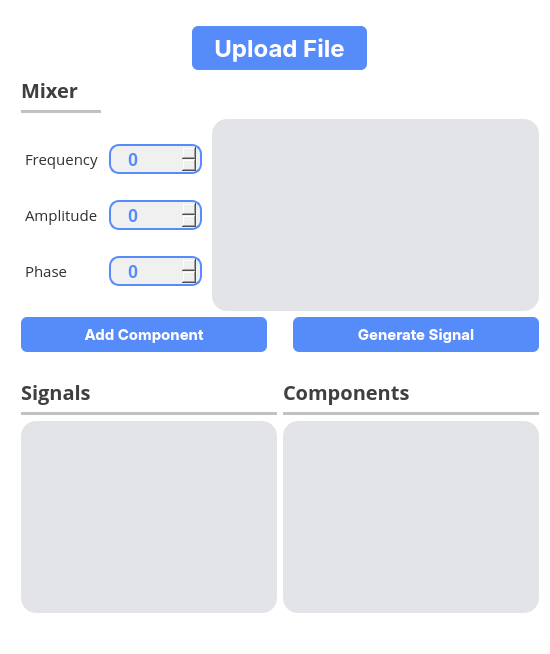
       <widget class="QFrame" name="Lframe">
        <property name="styleSheet">
         <string notr="true">QFrame{
background-color:rgb(255, 255, 255);
border-radius: 15px;
border: none;
}</string>
        </property>
        <property name="frameShape">
         <enum>QFrame::StyledPanel</enum>
        </property>
        <property name="frameShadow">
         <enum>QFrame::Raised</enum>
        </property>
        <layout class="QGridLayout" name="gridLayout_5">
         <item row="0" column="0">
          <layout class="QVBoxLayout" name="verticalLayout_5">
           <property name="leftMargin">
            <number>10</number>
           </property>
           <property name="topMargin">
            <number>15</number>
           </property>
           <property name="rightMargin">
            <number>0</number>
           </property>
           <item alignment="Qt::AlignHCenter">
            <widget class="QPushButton" name="uploadButton">
             <property name="sizePolicy">
              <sizepolicy hsizetype="Maximum" vsizetype="Fixed">
               <horstretch>0</horstretch>
               <verstretch>0</verstretch>
              </sizepolicy>
             </property>
             <property name="font">
              <font>
               <family>-apple-system</family>
               <pointsize>18</pointsize>
               <bold>true</bold>
              </font>
             </property>
             <property name="styleSheet">
              <string notr="true">QPushButton{
  appearance: button;
  backface-visibility: hidden;
  background-color: #568cf9;
  border-radius: 6px;
  border-width: 0;
  box-shadow: rgba(50, 50, 93, .1) 0 0 0 1px inset,rgba(50, 50, 93, .1) 0 2px 5px 0,rgba(0, 0, 0, .07) 0 1px 1px 0;
  box-sizing: border-box;
  color: #fff;
  cursor: pointer;
  font-family: -apple-system,system-ui,&quot;Segoe UI&quot;,Roboto,&quot;Helvetica Neue&quot;,Ubuntu,sans-serif;
  font-size: 100%;
  height: 44px;
  line-height: 1.15;

  outline: none;
  overflow: hidden;
  padding: 0 10px;
  position: relative;
  text-align: center;
  text-transform: none;
  transform: translateZ(0);
  transition: all .2s,box-shadow .08s ease-in;
  touch-action: manipulation;
  width:155px;
}
QPushButton:hover{
background-color: #283999;
}
QPushButton:pressed{
background-color: #1c2973;
}
</string>
             </property>
             <property name="text">
              <string>Upload File</string>
             </property>
             <property name="icon">
              <iconset>
               <normaloff>Icons/upload-square-svgrepo-com.png</normaloff>Icons/upload-square-svgrepo-com.png</iconset>
             </property>
             <property name="iconSize">
              <size>
               <width>25</width>
               <height>25</height>
              </size>
             </property>
             <property name="autoDefault">
              <bool>false</bool>
             </property>
            </widget>
           </item>
           <item>
            <layout class="QVBoxLayout" name="verticalLayout_2">
             <property name="bottomMargin">
              <number>20</number>
             </property>
             <item>
              <widget class="QLabel" name="mixer">
               <property name="font">
                <font>
                 <family>Open Sans</family>
                 <pointsize>-1</pointsize>
                 <bold>true</bold>
                </font>
               </property>
               <property name="styleSheet">
                <string notr="true">color:rgb(63, 63, 63);
font-size:20px;
margin: 0 0 ;</string>
               </property>
               <property name="text">
                <string>Mixer</string>
               </property>
              </widget>
             </item>
             <item>
              <widget class="Line" name="line_14">
               <property name="maximumSize">
                <size>
                 <width>80</width>
                 <height>16777215</height>
                </size>
               </property>
               <property name="styleSheet">
                <string notr="true">/* Line style */

  /* Set the width of the line */
  width: 20px;

  /* Set the height of the line */
  height: 5px;

  /* Set the background color of the line */
  background-color: rgb(193, 193, 193);

  /* Set the border of the line */
  border: 10px;

  /* Set the border radius of the line */
  border-radius:5px;



</string>
               </property>
               <property name="orientation">
                <enum>Qt::Horizontal</enum>
               </property>
              </widget>
             </item>
             <item>
              <layout class="QHBoxLayout" name="horizontalLayout_8" stretch="1,5">
               <property name="spacing">
                <number>5</number>
               </property>
               <property name="rightMargin">
                <number>0</number>
               </property>
               <item>
                <layout class="QVBoxLayout" name="verticalLayout" stretch="0,0,0">
                 <property name="spacing">
                  <number>0</number>
                 </property>
                 <item>
                  <layout class="QHBoxLayout" name="horizontalLayout" stretch="0,0">
                   <property name="spacing">
                    <number>2</number>
                   </property>
                   <item>
                    <widget class="QLabel" name="Frequency">
                     <property name="sizePolicy">
                      <sizepolicy hsizetype="Maximum" vsizetype="Maximum">
                       <horstretch>0</horstretch>
                       <verstretch>0</verstretch>
                      </sizepolicy>
                     </property>
                     <property name="font">
                      <font>
                       <family>Open Sans</family>
                       <pointsize>11</pointsize>
                       <bold>false</bold>
                       <kerning>true</kerning>
                      </font>
                     </property>
                     <property name="styleSheet">
                      <string notr="true">color:rgb(48, 48, 48);
font-weight:10000px;
margin: 5px 0 ;</string>
                     </property>
                     <property name="text">
                      <string>Frequency</string>
                     </property>
                    </widget>
                   </item>
                   <item>
                    <widget class="QSpinBox" name="freqSpinBox">
                     <property name="enabled">
                      <bool>true</bool>
                     </property>
                     <property name="styleSheet">
                      <string notr="true">/* QSpinBox */
QSpinBox {
    background-color: #f0f0f0; /* Light background color */
    color: #568cf9; /* Dark text color */
    border: 2px solid #568cf9; /* Add a border for a modern look */
    border-radius: 10px; /* Slightly rounder corners */
    padding: 3px 8px; /* Increase padding for spacing */
	padding-left: 15px;
	margin: 0 5px;
    font-weight: bold;
    font-size: 18px; /* Adjust font size */
    text-align: center;
	height:20px; 
width: 50px;
}

/* QSpinBox Up Button (on the right) */
QSpinBox::up-button {
	
	image: url(Icons/plus-circle.png);
    border-radius: 50%; /* Round button corners */
    width: 25px;
    height: 25px;
    subcontrol-position: right; /* Place the up-button on the right */
}

/* QSpinBox Down Button (on the left) */
QSpinBox::down-button {
	
	image: url(Icons/minus-circle.png);
    border-radius: 5px; /* Round button corners */
    width: 25px;
    height: 25px;
    subcontrol-position: left; /* Place the down-button on the left */
}

QSpinBox::up-button:hover, QSpinBox::down-button:hover {
    background-color: #9fadfa; /* Change button color on hover */
	 border-radius: 10px;
}
</string>
                     </property>
                    </widget>
                   </item>
                  </layout>
                 </item>
                 <item>
                  <layout class="QHBoxLayout" name="horizontalLayout_6">
                   <property name="spacing">
                    <number>2</number>
                   </property>
                   <item>
                    <widget class="QLabel" name="Amplitude">
                     <property name="sizePolicy">
                      <sizepolicy hsizetype="Maximum" vsizetype="Maximum">
                       <horstretch>0</horstretch>
                       <verstretch>0</verstretch>
                      </sizepolicy>
                     </property>
                     <property name="font">
                      <font>
                       <family>Open Sans</family>
                       <pointsize>11</pointsize>
                       <bold>false</bold>
                      </font>
                     </property>
                     <property name="styleSheet">
                      <string notr="true">color:rgb(48, 48, 48);
font-weight:10000px;
margin: 5px 0 ;</string>
                     </property>
                     <property name="text">
                      <string>Amplitude</string>
                     </property>
                    </widget>
                   </item>
                   <item>
                    <widget class="QSpinBox" name="ampSpinBox">
                     <property name="enabled">
                      <bool>true</bool>
                     </property>
                     <property name="styleSheet">
                      <string notr="true">/* QSpinBox */
QSpinBox {
    background-color: #f0f0f0; /* Light background color */
    color:#568cf9; /* Dark text color */
    border: 2px solid #568cf9; /* Add a border for a modern look */
    border-radius: 10px; /* Slightly rounder corners */
    padding: 3px 8px; /* Increase padding for spacing */
	padding-left: 15px;
	margin: 0 5px;
    font-weight: bold;
    font-size: 18px; /* Adjust font size */
    text-align: center;
	height:20px; 
width: 50px;
}

/* QSpinBox Up Button (on the right) */
QSpinBox::up-button {
	
	image: url(Icons/plus-circle.png);
    border-radius: 50%; /* Round button corners */
    width: 25px;
    height: 25px;
    subcontrol-position: right; /* Place the up-button on the right */
}

/* QSpinBox Down Button (on the left) */
QSpinBox::down-button {
	
	image: url(Icons/minus-circle.png);
    border-radius: 5px; /* Round button corners */
    width: 25px;
    height: 25px;
    subcontrol-position: left; /* Place the down-button on the left */
}

QSpinBox::up-button:hover, QSpinBox::down-button:hover {
    background-color: #9fadfa; /* Change button color on hover */
	 border-radius: 10px;
}
</string>
                     </property>
                    </widget>
                   </item>
                  </layout>
                 </item>
                 <item>
                  <layout class="QHBoxLayout" name="horizontalLayout_7">
                   <property name="spacing">
                    <number>32</number>
                   </property>
                   <item>
                    <widget class="QLabel" name="Phase">
                     <property name="sizePolicy">
                      <sizepolicy hsizetype="Maximum" vsizetype="Maximum">
                       <horstretch>0</horstretch>
                       <verstretch>0</verstretch>
                      </sizepolicy>
                     </property>
                     <property name="minimumSize">
                      <size>
                       <width>0</width>
                       <height>0</height>
                      </size>
                     </property>
                     <property name="font">
                      <font>
                       <family>Open Sans</family>
                       <pointsize>11</pointsize>
                       <bold>false</bold>
                      </font>
                     </property>
                     <property name="styleSheet">
                      <string notr="true">color:rgb(48, 48, 48);
font-weight:10000px;
margin: 5px 0 ;</string>
                     </property>
                     <property name="text">
                      <string>Phase</string>
                     </property>
                    </widget>
                   </item>
                   <item>
                    <widget class="QSpinBox" name="phaseSpinBox">
                     <property name="enabled">
                      <bool>true</bool>
                     </property>
                     <property name="styleSheet">
                      <string notr="true">/* QSpinBox */
QSpinBox {
    background-color: #f0f0f0; /* Light background color */
    color: #568cf9; /* Dark text color */
    border: 2px solid #568cf9; /* Add a border for a modern look */
    border-radius: 10px; /* Slightly rounder corners */
    padding: 3px 8px; /* Increase padding for spacing */
	padding-left: 15px;
	margin: 0 5px;
    font-weight: bold;
    font-size: 18px; /* Adjust font size */
    text-align: center;
	height:20px; 
width: 50px;
}

/* QSpinBox Up Button (on the right) */
QSpinBox::up-button {
	
	image: url(Icons/plus-circle.png);
    border-radius: 50%; /* Round button corners */
    width: 25px;
    height: 25px;
    subcontrol-position: right; /* Place the up-button on the right */
}

/* QSpinBox Down Button (on the left) */
QSpinBox::down-button {
	
	image: url(Icons/minus-circle.png);
    border-radius: 5px; /* Round button corners */
    width: 25px;
    height: 25px;
    subcontrol-position: left; /* Place the down-button on the left */
}

QSpinBox::up-button:hover, QSpinBox::down-button:hover {
    background-color: #9fadfa; /* Change button color on hover */
	 border-radius: 10px;
}
</string>
                     </property>
                    </widget>
                   </item>
                  </layout>
                 </item>
                </layout>
               </item>
               <item>
                <widget class="QListWidget" name="attrList">
                 <property name="minimumSize">
                  <size>
                   <width>200</width>
                   <height>0</height>
                  </size>
                 </property>
                 <property name="styleSheet">
                  <string notr="true">QListWidget {
    background-color: rgb(227, 228, 232); /* Background color of the list widget */
    /*border: 1px solid #c0c0c0; /* Border color and width */
    padding: 5px; /* Padding around the list items */
	border-radius: 15px;
}

QListWidget::item {
    padding: 5px; /* Padding inside each list item */
    border-bottom: 1px solid #c0c0c0; /* Separator between list items */
	color: rgb(0, 0, 0);;
}


QListWidget::item:hover {
    background-color: #595959; /* Background color when hovering over an item */
}
</string>
                 </property>
                </widget>
               </item>
              </layout>
             </item>
             <item>
              <layout class="QHBoxLayout" name="horizontalLayout_2">
               <item>
                <widget class="QPushButton" name="addComponent">
                 <property name="font">
                  <font>
                   <family>-apple-system</family>
                   <pointsize>11</pointsize>
                   <bold>true</bold>
                  </font>
                 </property>
                 <property name="styleSheet">
                  <string notr="true">QPushButton{
  appearance: button;
  backface-visibility: hidden;
  background-color: #568cf9;
  border-radius: 6px;
  border-width: 0;
  box-shadow: rgba(50, 50, 93, .1) 0 0 0 1px inset,rgba(50, 50, 93, .1) 0 2px 5px 0,rgba(0, 0, 0, .07) 0 1px 1px 0;
  box-sizing: border-box;
  color: #fff;
  cursor: pointer;
  font-family: -apple-system,system-ui,&quot;Segoe UI&quot;,Roboto,&quot;Helvetica Neue&quot;,Ubuntu,sans-serif;
  font-size: 100%;
  height: 35px;
  line-height: 1.15;

  outline: none;
  overflow: hidden;
  padding: 0 5px;
  position: relative;
  text-align: center;
  text-transform: none;
  transform: translateZ(0);
  transition: all .2s,box-shadow .08s ease-in;
  touch-action: manipulation;
  width:100px;
}
QPushButton:hover{
background-color: #283999;
}
QPushButton:pressed{
background-color: #1c2973;
}
</string>
                 </property>
                 <property name="text">
                  <string>Add Component</string>
                 </property>
                </widget>
               </item>
               <item>
                <spacer name="horizontalSpacer_3">
                 <property name="orientation">
                  <enum>Qt::Horizontal</enum>
                 </property>
                 <property name="sizeType">
                  <enum>QSizePolicy::Maximum</enum>
                 </property>
                 <property name="sizeHint" stdset="0">
                  <size>
                   <width>20</width>
                   <height>22</height>
                  </size>
                 </property>
                </spacer>
               </item>
               <item>
                <widget class="QPushButton" name="GenerateButton">
                 <property name="font">
                  <font>
                   <family>-apple-system</family>
                   <pointsize>11</pointsize>
                   <bold>true</bold>
                  </font>
                 </property>
                 <property name="styleSheet">
                  <string notr="true">QPushButton{
  appearance: button;
  backface-visibility: hidden;
  background-color: #568cf9;
  border-radius: 6px;
  border-width: 0;
  box-shadow: rgba(50, 50, 93, .1) 0 0 0 1px inset,rgba(50, 50, 93, .1) 0 2px 5px 0,rgba(0, 0, 0, .07) 0 1px 1px 0;
  box-sizing: border-box;
  color: #fff;
  cursor: pointer;
  font-family: -apple-system,system-ui,&quot;Segoe UI&quot;,Roboto,&quot;Helvetica Neue&quot;,Ubuntu,sans-serif;
  font-size: 100%;
  height: 35px;
  line-height: 1.15;

  outline: none;
  overflow: hidden;
  padding: 0 5px;
  position: relative;
  text-align: center;
  text-transform: none;
  transform: translateZ(0);
  transition: all .2s,box-shadow .08s ease-in;
  touch-action: manipulation;
  width:100px;
}
QPushButton:hover{
background-color: #283999;
}
QPushButton:pressed{
background-color: #1c2973;
}
</string>
                 </property>
                 <property name="text">
                  <string>Generate Signal</string>
                 </property>
                </widget>
               </item>
              </layout>
             </item>
            </layout>
           </item>
           <item>
            <layout class="QHBoxLayout" name="horizontalLayout_3">
             <item>
              <layout class="QVBoxLayout" name="verticalLayout_7">
               <item>
                <widget class="QLabel" name="Signals">
                 <property name="font">
                  <font>
                   <family>Open Sans</family>
                   <pointsize>-1</pointsize>
                   <bold>true</bold>
                  </font>
                 </property>
                 <property name="styleSheet">
                  <string notr="true">color:rgb(63, 63, 63);
font-size:20px;
margin: 0 0 ;</string>
                 </property>
                 <property name="text">
                  <string>Signals</string>
                 </property>
                </widget>
               </item>
               <item>
                <widget class="Line" name="line_12">
                 <property name="styleSheet">
                  <string notr="true">/* Line style */

  /* Set the width of the line */
  width: 20px;

  /* Set the height of the line */
  height: 5px;

  /* Set the background color of the line */
  background-color: rgb(193, 193, 193);

  /* Set the border of the line */
  border: 10px;

  /* Set the border radius of the line */
  border-radius:5px;



</string>
                 </property>
                 <property name="orientation">
                  <enum>Qt::Horizontal</enum>
                 </property>
                </widget>
               </item>
               <item>
                <widget class="QListWidget" name="signalsList">
                 <property name="styleSheet">
                  <string notr="true">QListWidget {
    background-color: rgb(227, 228, 232); /* Background color of the list widget */
    /*border: 1px solid #c0c0c0; /* Border color and width */
    padding: 5px; /* Padding around the list items */
	border-radius: 15px;
}

QListWidget::item {
    padding: 5px; /* Padding inside each list item */
    border-bottom: 1px solid #c0c0c0; /* Separator between list items */
	color: rgb(0, 0, 0);;
}


QListWidget::item:hover {
    background-color: #595959; /* Background color when hovering over an item */
}
</string>
                 </property>
                </widget>
               </item>
               <item>
                <spacer name="verticalSpacer_8">
                 <property name="orientation">
                  <enum>Qt::Vertical</enum>
                 </property>
                 <property name="sizeType">
                  <enum>QSizePolicy::Maximum</enum>
                 </property>
                 <property name="sizeHint" stdset="0">
                  <size>
                   <width>20</width>
                   <height>30</height>
                  </size>
                 </property>
                </spacer>
               </item>
              </layout>
             </item>
             <item>
              <layout class="QVBoxLayout" name="verticalLayout_8">
               <item>
                <widget class="QLabel" name="Components">
                 <property name="font">
                  <font>
                   <family>Open Sans</family>
                   <pointsize>-1</pointsize>
                   <bold>true</bold>
                  </font>
                 </property>
                 <property name="styleSheet">
                  <string notr="true">color:rgb(63, 63, 63);
font-size:20px;
margin: 0 0 ;</string>
                 </property>
                 <property name="text">
                  <string>Components</string>
                 </property>
                </widget>
               </item>
               <item>
                <widget class="Line" name="line_15">
                 <property name="styleSheet">
                  <string notr="true">/* Line style */

  /* Set the width of the line */
  width: 20px;

  /* Set the height of the line */
  height: 5px;

  /* Set the background color of the line */
  background-color: rgb(193, 193, 193);

  /* Set the border of the line */
  border: 10px;

  /* Set the border radius of the line */
  border-radius:5px;



</string>
                 </property>
                 <property name="orientation">
                  <enum>Qt::Horizontal</enum>
                 </property>
                </widget>
               </item>
               <item>
                <widget class="QListWidget" name="componList">
                 <property name="styleSheet">
                  <string notr="true">QListWidget {
    background-color: rgb(227, 228, 232); /* Background color of the list widget */
    /*border: 1px solid #c0c0c0; /* Border color and width */
    padding: 5px; /* Padding around the list items */
	border-radius: 15px;
}

QListWidget::item {
    padding: 5px; /* Padding inside each list item */
    border-bottom: 1px solid #c0c0c0; /* Separator between list items */
	color: rgb(0, 0, 0);;
}


QListWidget::item:hover {
    background-color: #595959; /* Background color when hovering over an item */
}
</string>
                 </property>
                </widget>
               </item>
               <item>
                <spacer name="verticalSpacer_10">
                 <property name="orientation">
                  <enum>Qt::Vertical</enum>
                 </property>
                 <property name="sizeType">
                  <enum>QSizePolicy::Maximum</enum>
                 </property>
                 <property name="sizeHint" stdset="0">
                  <size>
                   <width>20</width>
                   <height>30</height>
                  </size>
                 </property>
                </spacer>
               </item>
              </layout>
             </item>
            </layout>
           </item>
           <item>
            <layout class="QVBoxLayout" name="verticalLayout_4">
             <property name="spacing">
              <number>4</number>
             </property>
             <item>
              <layout class="QHBoxLayout" name="horizontalLayout_4"/>
             </item>
            </layout>
           </item>
          </layout>
         </item>
        </layout>
       </widget>
